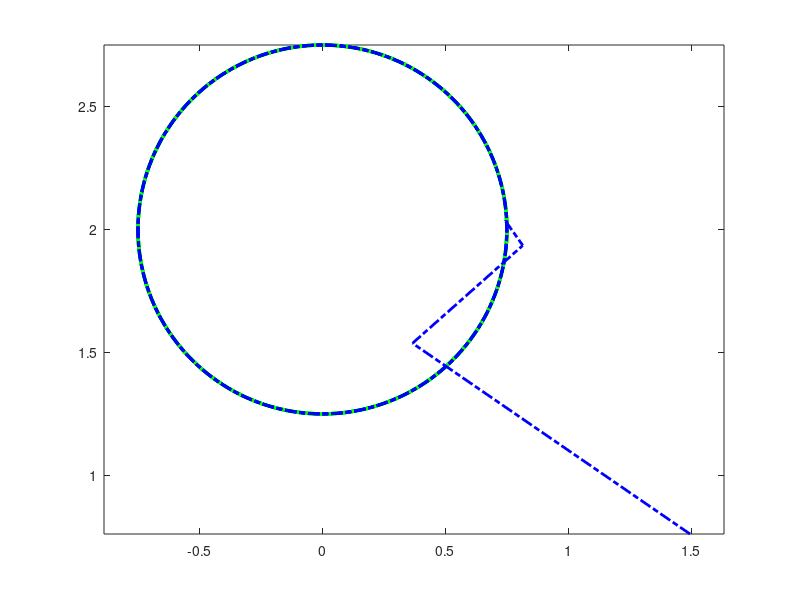

This chart was generated by the following MATLAB code: (Note: this script raises an error after producing the figure.)

%% 2DoF

home
clear
clc
% envirment
g=9.81*1;
% parameters of robot
m=1.5;
L=1.5;
% EF motion
f=1;
A=.75;
phi=pi/2;
Tres=0.005;
time=0:Tres:4/f;

% Circle motion
f=0.5;
time=0:Tres:5/f;
xef=A*cos(2*pi*f*time)+0;
yef=A*sin(2*pi*f*time)+2;
Dxef=-(2*pi*f)*A*sin(2*pi*f*time);
Dyef= (2*pi*f)*A*cos(2*pi*f*time);
D2xef=-(2*pi*f)^2*A*cos(2*pi*f*time);
D2yef=-(2*pi*f)^2*A*sin(2*pi*f*time);
q1=deg2rad(-60);
q2=deg2rad(-88.031);

% % Line motion: Horizontal
% f=1;
% time=0:Tres:5/f;
% xef=A*cos(2*pi*f*time+phi);
% yef=2.5*ones(size(time));
% Dxef=-(2*pi*f)*A*sin(2*pi*f*time+phi);
% Dyef= 2*zeros(size(time));
% D2xef=-(2*pi*f)^2*A*cos(2*pi*f*time+phi);
% D2yef= 2*zeros(size(time));
% q1=deg2rad( 42.7023); % 41.7023 deg for y=2.5m  ,  22.2 deg for y=2.0m
% q2=deg2rad(19.2663); % 18.2663 deg for y=2.5m  ,  29.468 deg for y=2.0m
% q3=deg2rad(80.3377); % 44.3377 deg for y=2.5m  ,  71.431 deg for y=2.0m



figure('name','Path (3DoF)')
plot(xef,yef,'linewidth',2.5,'linestyle','-','color','g')

Pos=[xef;xef];
DPos=[Dxef;Dyef];
D2Pos=[D2xef;D2yef];

%%%%%%%%%%%%%%%%%%%%%%%%%
% for i=1:length(time)-1
%     lPos=L*[cos(q1(i))+cos(q1(i)+q2(i));
%             sin(q1(i))+sin(q1(i)+q2(i))];
% 
%     cPos=Pos(:,i);
%     dx=cPos-lPos;
% 
%     JJ=L*[-sin(q1(i))-sin(q1(i)+q2(i))-sin(q1(i)+q2(i)+q3(i)), -sin(q1(i)+q2(i))-sin(q1(i)+q2(i)+q3(i)), -sin(q1(i)+q2(i)+q3(i));
%            cos(q1(i))+cos(q1(i)+q2(i))+cos(q1(i)+q2(i)+q3(i)),  cos(q1(i)+q2(i))+cos(q1(i)+q2(i)+q3(i)),  cos(q1(i)+q2(i)+q3(i))]; 
% 
%     dq=JJ'*(JJ*JJ')^-1*dx;
% 
%     q1(i+1)=q1(i)+dq(1);
%     q2(i+1)=q2(i)+dq(2);
%     q3(i+1)=q3(i)+dq(3);
%     
% end
% 
% 
% 
% RPos=L*[cos(q1)+cos(q1+q2)+cos(q1+q2+q3);
%         sin(q1)+sin(q1+q2)+sin(q1+q2+q3)];
% hold all
% plot(RPos(1,:),RPos(2,:),'linewidth',2,'linestyle','-.','color','b')



OdeOpt= odeset('RelTol',1e-5,'AbsTol',1e-5*ones(1,5));
InitState=deg2rad([  -29 112 0 0 0]);
Pos=[xef;yef];
DPos=[Dxef;Dyef];
D2Pos=[D2xef;D2yef];

Kp=10000;
Kd=200;
% ode output variables

q1=InitState(1);
q2=InitState(2);

for i=1:length(time)-1
    lPos=L*[cos(q1(i))+cos(q1(i)+q2(i));
            sin(q1(i))+sin(q1(i)+q2(i))];

    cPos=Pos(:,i+1);
    dx=cPos-lPos;

    JJ=L*[-sin(q1(i))-sin(q1(i)+q2(i)), -sin(q1(i)+q2(i));
           cos(q1(i))+cos(q1(i)+q2(i)),  cos(q1(i)+q2(i))]; 

    dq=JJ^-1*dx;
    q1(i+1)=q1(i)+dq(1);
    q2(i+1)=q2(i)+dq(2);
    
end



RPos=L*[cos(q1)+cos(q1+q2);
        sin(q1)+sin(q1+q2)];
hold all
plot(RPos(1,:),RPos(2,:),'linewidth',2,'linestyle','-.','color','b')
hold off
axis equal


[T,Y] = ode15s(@(t,Y)SirDyn2DoF(t,Y,g,L,m,Pos,DPos,D2Pos,time,Kp,Kd), time,InitState,OdeOpt);

%%
q1=Y(:,1)';
q2=Y(:,2)';
RPos=L*[cos(q1)+cos(q1+q2);
        sin(q1)+sin(q1+q2)];
plot(RPos(1,:),RPos(2,:),'linewidth',2,'linestyle','--','color','r')
xlabel('x')
ylabel('y')
hold off
axis equal

Torque=TorqueCalculator2(T,Y,g,m,m,L,L,Pos,DPos,D2Pos,time,Kp,Kd)';

Middle=ceil(4*length(time)/5);
figure('name','Path (3DoF)')
    plot(xef(Middle:end),yef(Middle:end),'linewidth',2.5,'linestyle','-','color','g')
    hold on 
    plot(RPos(1,Middle:end),RPos(2,Middle:end),'linewidth',2,'linestyle','-.','color','b')
    legend('Desired','Static Path Planing')
    hold off
    axis equal

figure('name','Joint Trajectories')
    subplot(2,1,1)
    plot(time(Middle:end),q1(Middle:end))
    grid on
    subplot(2,1,2)
    plot(time(Middle:end),q2(Middle:end))
    grid on
    

figure('name','Desired Power vs Time')
    subplot(2,1,1)
    plot(T(Middle:end),Torque(Middle:end,1).*Y(Middle:end,3))
    grid on
    subplot(2,1,2)
    plot(T(Middle:end),Torque(Middle:end,2).*Y(Middle:end,4))
    grid on
    
    
figure('name','Desired Torque vs Time')
    plot(time(Middle:end),Torque(Middle:end,:))
    legend('\tau_1','\tau_2')
    xlabel('time (s)')
    ylabel('\tau')
    grid on
    


rU=3;

Sat=[1 1];
Landa=[1e-3];

Q1=q1(Middle:end);
Q2=q2(Middle:end);

CoefBLS_UPassive1 = LSParamPoly(Q1',Torque(Middle:end,1),rU,(Landa),Sat(1));    
CoefBLS_UPassive2 = LSParamPoly(Q2',Torque(Middle:end,2),rU,(Landa),Sat(2));    
CoefBLS_UPassive=[CoefBLS_UPassive1;CoefBLS_UPassive2];

TorquePassiveQ1val=polyval(CoefBLS_UPassive1,Q1);
TorquePassiveQ2val=polyval(CoefBLS_UPassive2,Q2);
TorquePassiveVal=[TorquePassiveQ1val; TorquePassiveQ2val];
    

% Integral Matrix
Weight=[ 2 1]';

CostU=0;
CostP=0;
CostSub=0;
for i=1:2
    QQ=[];
    DQ=[];
    for j=1:length(q1(Middle:end))
         QQ(j,:) = Y(Middle+j-1,i).^(rU:-1:0)';
         DQ(j,:) = ([Y(Middle+j-1,i).^(rU-1:-1:0) 0].*(rU:-1:0))';
    end
    
    CostU=CostU + ...
          Weight(i)*( 1/2*(Torque(Middle:end,i) - QQ*CoefBLS_UPassive((i-1)*(rU+1)+1:(i)*(rU+1)) )'* (Torque(Middle:end,i) - QQ*CoefBLS_UPassive((i-1)*(rU+1)+1:(i)*(rU+1)) ))*Tres;
    CostP=CostP + ...
          Weight(i)*( CoefBLS_UPassive((i-1)*(rU+1)+1:(i)*(rU+1))'*(DQ'*DQ)*CoefBLS_UPassive((i-1)*(rU+1)+1:(i)*(rU+1)) )*Tres;
          
end

Cost=CostU+Landa*CostP;
Cost
CostU
CostP
BetaOptimal=[CoefBLS_UPassive1;CoefBLS_UPassive2]; 
 
figure('name','Desired Torque vs Angle')
    subplot(2,1,1)
    plot(rad2deg(q1(Middle:end)),Torque(Middle:end,1),'linewidth',2)
    hold all
    plot(rad2deg(q1(Middle:end)),TorquePassiveQ1val,'linewidth',2)
    title('Initial Desired Torque-Angle Profile','FontWeight','normal','FontSize',16,'FontName','Times');
    xlabel('q_1 (deg)','FontWeight','bold','FontSize',14,'FontName','mwa_cmb10');
    ylabel('\tau_1 (N.m)','FontWeight','bold','FontSize',14,'FontName','mwa_cmb10');
    set(gca,'YMinorGrid','on')
    grid on
    
    subplot(2,1,2)
    plot((rad2deg(q2(Middle:end))),Torque(Middle:end,2),'linewidth',2)
    hold all
    plot(rad2deg(q2(Middle:end)),TorquePassiveQ2val,'linewidth',2)
    xlabel('q_2 (deg)','FontWeight','bold','FontSize',14,'FontName','mwa_cmb10');
    ylabel('\tau_2 (N.m)','FontWeight','bold','FontSize',14,'FontName','mwa_cmb10');
    set(gca,'YMinorGrid','on')
    grid on
    
Cost
EnergyABS=Y(end,end)-Y(Middle,end)
TorqueActive=Torque(Middle:end,:)'-TorquePassiveVal;
IntAbsUdqActive=sum(sum(abs(TorqueActive'.*Y(Middle:end,3:4)),2))*Tres
IntAbsUdqDesire=sum(sum(abs(Torque(Middle:end,:).*Y(Middle:end,3:4)),2))*Tres


%% 3DoF

clear
close
home

% envirment
g=9.81*0;

% parameters of robot
m=1;
L=1;

% EF motion
f=1;
A=1;
phi=0;
Tres=0.005;
time=0:Tres:10/f;

Start=ceil(length(time)/4);

% % Circle Motion
% Xef=A*cos(2*pi/f*time)+1.5;
% Yef=A*sin(2*pi/f*time)+1;
% 
% DXef=-(2*pi/f)*A*sin(2*pi/f*time);
% DYef= (2*pi/f)*A*cos(2*pi/f*time);
% 
% D2Xef=-(2*pi/f)^2*A*cos(2*pi/f*time);
% D2Yef=-(2*pi/f)^2*A*sin(2*pi/f*time);
% q1=deg2rad(0);
% q2=deg2rad(8.031);
% q3=deg2rad(51.317);


% Line motion: Horizontal
Xef=A*cos(2*pi*f*time+phi);
Yef=2.5*ones(size(time));
DXef=-(2*pi*f)*A*sin(2*pi*f*time+phi);
DYef= 2*zeros(size(time));
D2Xef=-(2*pi*f)^2*A*cos(2*pi*f*time+phi);
D2Yef= 2*zeros(size(time));
q1=deg2rad( 22.7023); % 41.7023 deg for y=2.5m  ,  22.2 deg for y=2.0m
q2=deg2rad(29.2663); % 18.2663 deg for y=2.5m  ,  29.468 deg for y=2.0m
q3=deg2rad(80.3377); % 44.3377 deg for y=2.5m  ,  71.431 deg for y=2.0m



figure('name','Path (3DoF)')
plot(Xef,Yef,'linewidth',2.5,'linestyle','-','color','g')

Pos=[Xef;Yef];
DPos=[DXef;DYef];
D2Pos=[D2Xef;D2Yef];

%%%%%%%%%%%%%%%%%%%%%%%%%

for i=1:length(time)-1
    lPos=L*[cos(q1(i))+cos(q1(i)+q2(i))+cos(q1(i)+q2(i)+q3(i));
            sin(q1(i))+sin(q1(i)+q2(i))+sin(q1(i)+q2(i)+q3(i))];

    cPos=Pos(:,i);
    dx=cPos-lPos;

    JJ=L*[-sin(q1(i))-sin(q1(i)+q2(i))-sin(q1(i)+q2(i)+q3(i)), -sin(q1(i)+q2(i))-sin(q1(i)+q2(i)+q3(i)), -sin(q1(i)+q2(i)+q3(i));
           cos(q1(i))+cos(q1(i)+q2(i))+cos(q1(i)+q2(i)+q3(i)),  cos(q1(i)+q2(i))+cos(q1(i)+q2(i)+q3(i)),  cos(q1(i)+q2(i)+q3(i))]; 

    dq=JJ'*(JJ*JJ')^-1*dx;

    q1(i+1)=q1(i)+dq(1);
    q2(i+1)=q2(i)+dq(2);
    q3(i+1)=q3(i)+dq(3);
    
end



RPos=L*[cos(q1)+cos(q1+q2)+cos(q1+q2+q3);
        sin(q1)+sin(q1+q2)+sin(q1+q2+q3)];
hold all
plot(RPos(1,:),RPos(2,:),'linewidth',2,'linestyle','-.','color','b')

%%%%%%%%%%%%%%%%%%%%%
OdeOpt= odeset('RelTol',1e-5,'AbsTol',1e-5*ones(1,7));
InitState=deg2rad([ 0 8.031 51.317 ,0 0 0, 0]);
DPos=[DXef;DYef];
D2Pos=[D2Xef;D2Yef];

Kp=10000;
Kd=200;

[T,Y] = ode15s(@(t,Y)SirDyn(t,Y,g,L,m,Pos,DPos,D2Pos,time,Kp,Kd), time,InitState,OdeOpt);

EnergyABS=Y(end,end)

q1=Y(:,1)';
q2=Y(:,2)';
q3=Y(:,3)';
RPos=L*[cos(q1)+cos(q1+q2)+cos(q1+q2+q3);
        sin(q1)+sin(q1+q2)+sin(q1+q2+q3)];
plot(RPos(1,:),RPos(2,:),'linewidth',2,'linestyle','--','color','r')
xlabel('x')
ylabel('y')
hold off
axis equal
legend('Desired','Static path planing','dynamic path planing')

Torque=TorqueCalculator(T,Y,g,m,m,m,L,L,L,Pos,DPos,D2Pos,time,Kp,Kd);
figure('name','Torque')
plot(time(Start:end),Torque(:,Start:end))
legend('\tau_1','\tau_2','\tau_3')
xlabel('time (s)')
ylabel('\tau')
